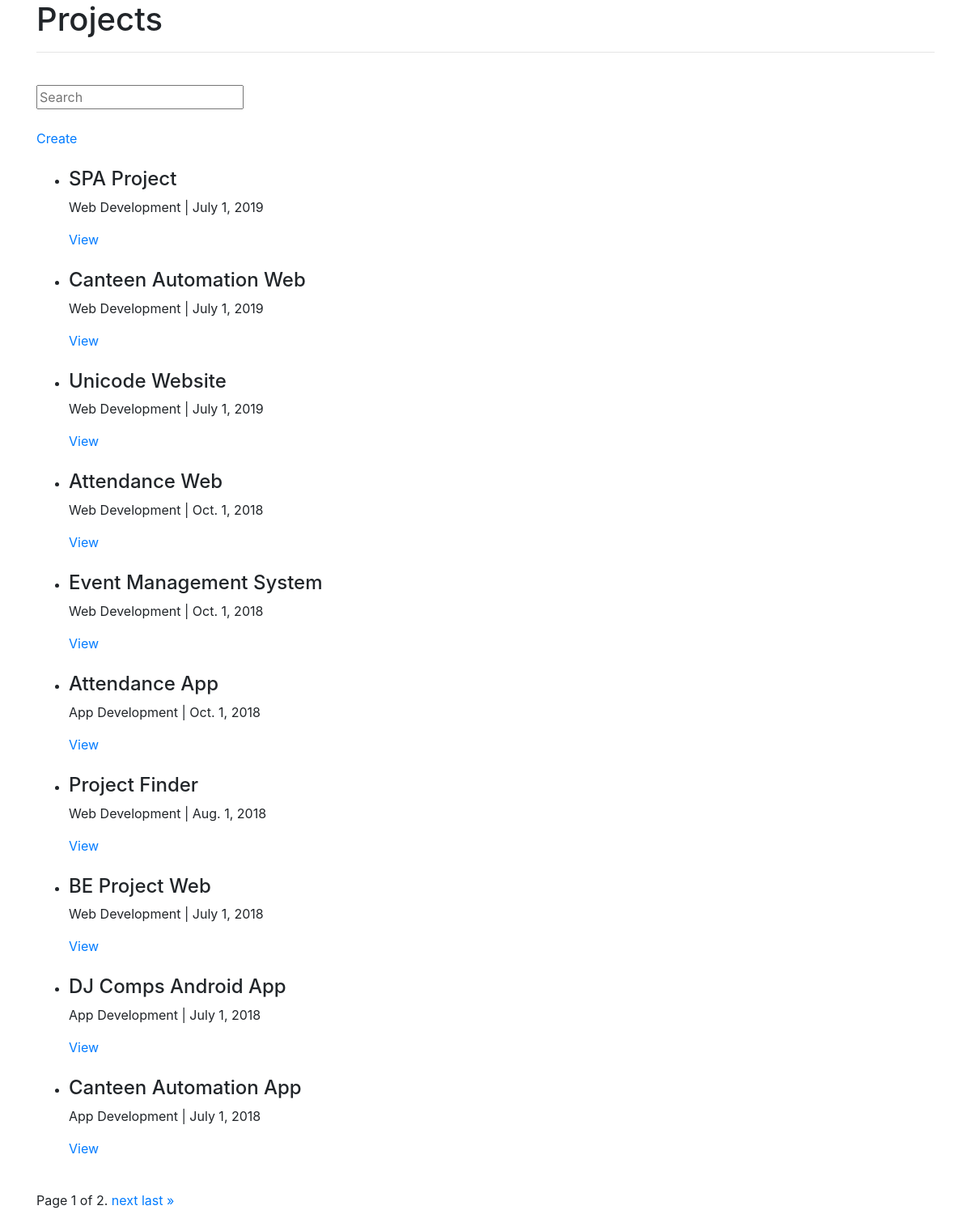
Page /projects/ (signed in) on the committed database.
### projects/models.py (models this page shows, shortened)
class Project(models.Model):
    team = models.ManyToManyField(UserProfile)
    title = models.CharField(max_length=255)
    cover = models.ImageField(upload_to='projects/%Y/%m/%d/', blank=True)
    img1 = models.ImageField(upload_to='projects/%Y/%m/%d/', blank=True, null=True)
    img2 = models.ImageField(upload_to='projects/%Y/%m/%d/', blank=True, null=True)
    img3 = models.ImageField(upload_to='projects/%Y/%m/%d/', blank=True, null=True)
    img4 = models.ImageField(upload_to='projects/%Y/%m/%d/', blank=True, null=True)
    img5 = models.ImageField(upload_to='projects/%Y/%m/%d/', blank=True, null=True)
    description = models.TextField()
    slug = models.SlugField(blank=True)
    technologies = MultiSelectField(choices=TECHNOLOGIES_CHOICES)
    stack = models.CharField(max_length=255)
    year = models.DateField()
    repo_link = models.CharField(max_length=255)
    objects = ProjectManager()
    class Meta:
        ordering = ["-year"]

### projects/views.py (the view)
# urls.py: path('', project_list, name='list'),
def project_list(request):
    queryset_list = Project.objects.all()
    query = request.GET.get("q", None)
    if query:
        queryset_list = queryset_list.filter(Q(title__icontains=query) | Q(description__icontains=query) | Q(
            technologies__icontains=query) | Q(team__user__first_name__icontains=query) | Q(
            team__user__last_name__icontains=query)).distinct()
    paginator = Paginator(queryset_list, 10)
    page = request.GET.get('page')
    post_list = paginator.get_page(page)
    context = {
        "title": "Projects",
        "project_list": post_list
    }
    if request.user.is_authenticated:
        context["user"] = True
    else:
        context["user"] = False
    return render(request, "projects/project_list.html", context)

### templates/projects/project_list.html (shortened to what this page needs)
{% extends 'base.html' %}
{% block content %}
<h1>{{ title }}</h1>
<hr />
<br />
{% include 'search.html' %}
<br />
{% if user %}
<a href="{% url 'projects:create' %}">Create</a>
{% endif %}
<br />
<br />
{% if project_list %}
<ul>
  {% for project in project_list %}
  <li>
    <h4>{{ project.title }}</h4>
    <p>{{ project.technologies }} | {{ project.year }}</p>
    <a href="{% url 'projects:detail' slug=project.slug %}">View</a>
  </li>
  <br />
  {% endfor %}
</ul>
{% else %}
<h4>No projects</h4>
{% endif %}
<div class="pagination">
  <span class="step-links">
    <span class="current">
      Page {{ project_list.number }} of {{ project_list.paginator.num_pages }}.
    </span>
    {% if project_list.has_next %}
    <a href="?page={{ project_list.next_page_number }}">next</a>
    <a href="?page={{ project_list.paginator.num_pages }}">last &raquo;</a>
    {% endif %}
  </span>
</div>
{% endblock content %}

### rows in the picture
Project: title "SPA Project", technologies "Web Development", year "July 1, 2019"
Project: title "Canteen Automation Web", technologies "Web Development", year "July 1, 2019"
Project: title "Unicode Website", technologies "Web Development", year "July 1, 2019"
Project: title "Attendance Web", technologies "Web Development", year "Oct. 1, 2018"
Project: title "Event Management System", technologies "Web Development", year "Oct. 1, 2018"
Project: title "Attendance App", technologies "App Development", year "Oct. 1, 2018"
Project: title "Project Finder", technologies "Web Development", year "Aug. 1, 2018"
Project: title "BE Project Web", technologies "Web Development", year "July 1, 2018"
Project: title "DJ Comps Android App", technologies "App Development", year "July 1, 2018"
Project: title "Canteen Automation App", technologies "App Development", year "July 1, 2018"

### other values in the picture
{{ title }} "Projects"
{{ project_list.number }} "1"
{{ project_list.paginator.num_pages }} "2"
